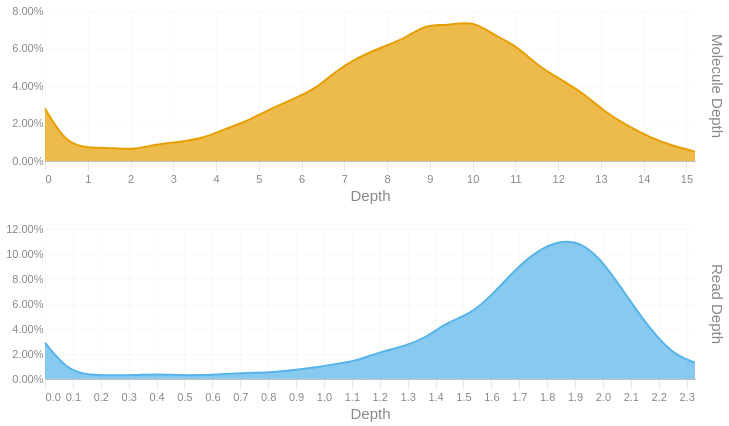

This figure's notebook cell:
### Code cell
readdep = depth_hist(tb['Read Depth'], q99, 3)
readdep = readdep.with_columns(pl.lit('Read Depth').alias('Metric'))
if not SKIPLR:
    moldep = depth_hist(tb['Molecule Depth'], mol_q99, 1)
    moldep = moldep.with_columns(pl.lit('Molecule Depth').alias('Metric'))
    _hist = pl.concat([readdep, moldep])
    _hist = _hist.filter(pl.col('Proportion') != 0)
    with SafeRender(_hist):
        (
            alt.Chart(_hist)        
            .mark_area(interpolate = "basis")
            .encode(
                x=alt.X('Bin:Q').scale(domainMin=0).axis(alt.Axis(title='Depth')),
                y = alt.Y('Proportion:Q', title = None).axis(format = '.2%'),
                color = alt.Color('Metric:N').legend(None),
                row = alt.Row("Metric:N").header(title = None, labelOrient = 'right'),
                tooltip = [
                    alt.Tooltip("Metric:N", title = "Metric"),
                    alt.Tooltip('Interval:N', title = "Depth Interval"),
                    alt.Tooltip('Proportion:Q', title = "% Alignments").format('.2%')
                ]
            )
            .resolve_scale(x='independent', y='independent')
            .properties(
                height = 150, width = 650,
                usermeta={'embedOptions': {'downloadFileName': f'{samplename}.depth.hist'}}
            )
        ).display()
else:
    readdep = readdep.filter(pl.col('Proportion') != 0)
    with SafeRender(readdep):
        (
            alt.Chart(readdep)        
            .mark_area(interpolate = "basis")
            .encode(
                x=alt.X('Bin:Q').scale(domainMin=0).axis(alt.Axis(title='Depth')),
                y = alt.Y('Proportion:Q', title = None).axis(format = '.2%'),
                tooltip = [
                    alt.Tooltip('Interval:N', title = "Depth Interval"),
                    alt.Tooltip('Proportion:Q', title = "% Alignments").format('.2%')
                ]
            )
            .properties(
                usermeta={'embedOptions': {'downloadFileName': f'{samplename}.depth.hist'}}
            )
        ).display()

### Figure 1 — Vega-Lite specification as saved in the notebook (floating-point values rounded to 4 significant figures)
{"width": 650, "height": 150, "config": {"title": {"anchor": "start", "dy": -15, "fontSize": 18, "color": "#888888", "subtitleColor": "#888888", "subtitleFontSize": 14}, "arc": {"fill": "#0072B2"}, "axis": {"domainColor": "#888888", "domainWidth": 0.5, "gridWidth": 0.2, "grid": false, "titleFontWeight": 400, "titleFontSize": 15, "labelFontSize": 11, "labelColor": "#888888", "tickColor": "#888888", "tickWidth": 0.2, "titleColor": "#888888"}, "axisBand": {"grid": false}, "axisX": {"grid": true, "tickSize": 10, "domainCap": "round"}, "axisY": {"domain": false, "grid": true, "tickSize": 0, "domainCap": "round"}, "background": "transparent", "header": {"labelFontSize": 15, "labelColor": "#888888", "titleFontSize": 15, "titleFontWeight": 600, "titleColor": "#888888"}, "legend": {"labelFont": "sans-serif", "labelFontSize": 12, "labelColor": "#888888", "symbolSize": 100, "symbolType": "circle", "titleFontSize": 12, "titlePadding": 10, "titleColor": "#888888", "title": null}, "range": {"category": ["#E69F00", "#56B4E9", "#009E73", "#F0E442", "#0072B2", "#D55E00", "#CC79A7", "#000000"], "diverging": ["#cfe8f3", "#a2d4ec", "#73bfe2", "#46abdb", "#1696d2", "#12719e"]}, "area": {"fill": "#0072B2", "fillOpacity": 0.7, "line": true, "strokeOpacity": 0.7}, "line": {"color": "#0072B2", "stroke": "#0072B2", "strokeWidth": 2}, "trail": {"color": "#0072B2", "stroke": "#0072B2", "strokeWidth": 0, "size": 1}, "point": {"filled": true, "fillOpacity": 1.0, "size": 95}, "text": {"color": "#888888", "fontSize": 11, "align": "right", "fontWeight": 400, "size": 11}, "bar": {"fill": "#0072B2", "stroke": null}, "view": {"stroke": null, "continuousWidth": 660, "continuousHeight": 400}}, "data": {"name": "data-f4452900862514b418a30274d1b30afb"}, "mark": {"type": "area", "interpolate": "basis"}, "encoding": {"color": {"field": "Metric", "legend": null, "type": "nominal"}, "row": {"field": "Metric", "header": {"title": null, "labelOrient": "right"}, "type": "nominal"}, "tooltip": [{"field": "Metric", "title": "Metric", "type": "nominal"}, {"field": "Interval", "title": "Depth Interval", "type": "nominal"}, {"field": "Proportion", "format": ".2%", "title": "% Alignments", "type": "quantitative"}], "x": {"axis": {"title": "Depth"}, "field": "Bin", "scale": {"domainMin": 0}, "type": "quantitative"}, "y": {"axis": {"format": ".2%"}, "field": "Proportion", "title": null, "type": "quantitative"}}, "resolve": {"scale": {"x": "independent", "y": "independent"}}, "usermeta": {"embedOptions": {"downloadFileName": "S1_Musquodoboit_013.depth.hist"}}, "$schema": "https://vega.github.io/schema/vega-lite/v6.1.0.json", "datasets": {"data-f4452900862514b418a30274d1b30afb": [{"Bin": 0.0, "Interval": "0.0-0.08", "Proportion": 0.029, "Metric": "Read Depth"}, {"Bin": 0.08, "Interval": "0.08-0.161", "Proportion": 0.007, "Metric": "Read Depth"}, {"Bin": 0.161, "Interval": "0.161-0.241", "Proportion": 0.003, "Metric": "Read Depth"}, {"Bin": 0.241, "Interval": "0.241-0.321", "Proportion": 0.003, "Metric": "Read Depth"}, {"Bin": 0.321, "Interval": "0.321-0.402", "Proportion": 0.003, "Metric": "Read Depth"}, {"Bin": 0.402, "Interval": "0.402-0.482", "Proportion": 0.004, "Metric": "Read Depth"}, {"Bin": 0.482, "Interval": "0.482-0.562", "Proportion": 0.003, "Metric": "Read Depth"}, {"Bin": 0.562, "Interval": "0.562-0.643", "Proportion": 0.003, "Metric": "Read Depth"}, {"Bin": 0.643, "Interval": "0.643-0.723", "Proportion": 0.004, "Metric": "Read Depth"}, {"Bin": 0.723, "Interval": "0.723-0.803", "Proportion": 0.005, "Metric": "Read Depth"}, {"Bin": 0.803, "Interval": "0.803-0.884", "Proportion": 0.005, "Metric": "Read Depth"}, {"Bin": 0.884, "Interval": "0.884-0.964", "Proportion": 0.007, "Metric": "Read Depth"}, {"Bin": 0.964, "Interval": "0.964-1.044", "Proportion": 0.009, "Metric": "Read Depth"}, {"Bin": 1.044, "Interval": "1.044-1.125", "Proportion": 0.012, "Metric": "Read Depth"}, {"Bin": 1.125, "Interval": "1.125-1.205", "Proportion": 0.015, "Metric": "Read Depth"}, {"Bin": 1.205, "Interval": "1.205-1.285", "Proportion": 0.022, "Metric": "Read Depth"}, {"Bin": 1.285, "Interval": "1.285-1.366", "Proportion": 0.026, "Metric": "Read Depth"}, {"Bin": 1.366, "Interval": "1.366-1.446", "Proportion": 0.033, "Metric": "Read Depth"}, {"Bin": 1.446, "Interval": "1.446-1.526", "Proportion": 0.046, "Metric": "Read Depth"}, {"Bin": 1.526, "Interval": "1.526-1.607", "Proportion": 0.052, "Metric": "Read Depth"}, {"Bin": 1.607, "Interval": "1.607-1.687", "Proportion": 0.068, "Metric": "Read Depth"}, {"Bin": 1.687, "Interval": "1.687-1.767", "Proportion": 0.088, "Metric": "Read Depth"}, {"Bin": 1.767, "Interval": "1.767-1.848", "Proportion": 0.103, "Metric": "Read Depth"}, {"Bin": 1.848, "Interval": "1.848-1.928", "Proportion": 0.111, "Metric": "Read Depth"}, {"Bin": 1.928, "Interval": "1.928-2.008", "Proportion": 0.109, "Metric": "Read Depth"}, {"Bin": 2.008, "Interval": "2.008-2.089", "Proportion": 0.092, "Metric": "Read Depth"}, {"Bin": 2.089, "Interval": "2.089-2.169", "Proportion": 0.065, "Metric": "Read Depth"}, {"Bin": 2.169, "Interval": "2.169-2.249", "Proportion": 0.04, "Metric": "Read Depth"}, {"Bin": 2.249, "Interval": "2.249-2.33", "Proportion": 0.02, "Metric": "Read Depth"}, {"Bin": 2.33, "Interval": "2.33-2.41", "Proportion": 0.013, "Metric": "Read Depth"}, {"Bin": 0.0, "Interval": "0.0-0.5", "Proportion": 0.028, "Metric": "Molecule Depth"}, {"Bin": 0.5, "Interval": "0.5-1.0", "Proportion": 0.009, "Metric": "Molecule Depth"}, {"Bin": 1.0, "Interval": "1.0-1.6", "Proportion": 0.007, "Metric": "Molecule Depth"}, {"Bin": 1.6, "Interval": "1.6-2.1", "Proportion": 0.007, "Metric": "Molecule Depth"}, {"Bin": 2.1, "Interval": "2.1-2.6", "Proportion": 0.006, "Metric": "Molecule Depth"}, {"Bin": 2.6, "Interval": "2.6-3.1", "Proportion": 0.009, "Metric": "Molecule Depth"}, {"Bin": 3.1, "Interval": "3.1-3.7", "Proportion": 0.01, "Metric": "Molecule Depth"}, {"Bin": 3.7, "Interval": "3.7-4.2", "Proportion": 0.012, "Metric": "Molecule Depth"}, {"Bin": 4.2, "Interval": "4.2-4.7", "Proportion": 0.017, "Metric": "Molecule Depth"}, {"Bin": 4.7, "Interval": "4.7-5.2", "Proportion": 0.021, "Metric": "Molecule Depth"}, {"Bin": 5.2, "Interval": "5.2-5.8", "Proportion": 0.027, "Metric": "Molecule Depth"}, {"Bin": 5.8, "Interval": "5.8-6.3", "Proportion": 0.033, "Metric": "Molecule Depth"}, {"Bin": 6.3, "Interval": "6.3-6.8", "Proportion": 0.038, "Metric": "Molecule Depth"}, {"Bin": 6.8, "Interval": "6.8-7.3", "Proportion": 0.048, "Metric": "Molecule Depth"}, {"Bin": 7.3, "Interval": "7.3-7.9", "Proportion": 0.055, "Metric": "Molecule Depth"}, {"Bin": 7.9, "Interval": "7.9-8.4", "Proportion": 0.061, "Metric": "Molecule Depth"}, {"Bin": 8.4, "Interval": "8.4-8.9", "Proportion": 0.065, "Metric": "Molecule Depth"}, {"Bin": 8.9, "Interval": "8.9-9.4", "Proportion": 0.073, "Metric": "Molecule Depth"}, {"Bin": 9.4, "Interval": "9.4-10.0", "Proportion": 0.072, "Metric": "Molecule Depth"}, {"Bin": 10.0, "Interval": "10.0-10.5", "Proportion": 0.075, "Metric": "Molecule Depth"}, {"Bin": 10.5, "Interval": "10.5-11.0", "Proportion": 0.067, "Metric": "Molecule Depth"}, {"Bin": 11.0, "Interval": "11.0-11.5", "Proportion": 0.062, "Metric": "Molecule Depth"}, {"Bin": 11.5, "Interval": "11.5-12.1", "Proportion": 0.051, "Metric": "Molecule Depth"}, {"Bin": 12.1, "Interval": "12.1-12.6", "Proportion": 0.043, "Metric": "Molecule Depth"}, {"Bin": 12.6, "Interval": "12.6-13.1", "Proportion": 0.036, "Metric": "Molecule Depth"}, {"Bin": 13.1, "Interval": "13.1-13.6", "Proportion": 0.026, "Metric": "Molecule Depth"}, {"Bin": 13.6, "Interval": "13.6-14.2", "Proportion": 0.019, "Metric": "Molecule Depth"}, {"Bin": 14.2, "Interval": "14.2-14.7", "Proportion": 0.012, "Metric": "Molecule Depth"}, {"Bin": 14.7, "Interval": "14.7-15.2", "Proportion": 0.008, "Metric": "Molecule Depth"}, {"Bin": 15.2, "Interval": "15.2-15.74", "Proportion": 0.005, "Metric": "Molecule Depth"}]}}
